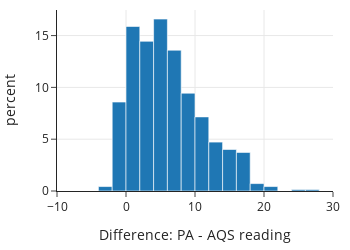

Write notebook code for a chart like this one.
### Code cell
fig = px.histogram(diffs, histnorm='percent', 
                   width=350, height=250)

fig.update_xaxes(range=[-10,30], title="Difference: PA - AQS reading")
fig.update_traces(xbins=dict(
        start=-10.0, end=30.0, size=2)
                 )
fig.update_layout(showlegend=False)
fig.show()

### Figure 1 — Plotly figure (JSON) as saved in the notebook; plotly's stock layout.template omitted (floating-point values rounded to 4 significant figures; data arrays with more than 128 entries replaced by an {"elided": "..."} marker saying what was removed)
{"data": [{"alignmentgroup": "True", "bingroup": "x", "histnorm": "percent", "hovertemplate": "variable=0<br>value=%{x}<br>percent=%{y}<extra></extra>", "legendgroup": "0", "marker": {"color": "#1F77B4", "pattern": {"shape": ""}}, "name": "0", "offsetgroup": "0", "orientation": "v", "showlegend": true, "type": "histogram", "x": {"elided": "699 float values"}, "xaxis": "x", "xbins": {"end": 30, "size": 2, "start": -10}, "yaxis": "y"}], "layout": {"barmode": "relative", "height": 250, "legend": {"title": {"text": "variable"}, "tracegroupgap": 0}, "showlegend": false, "width": 350, "xaxis": {"anchor": "y", "domain": [0, 1], "range": [-10, 30], "title": {"text": "Difference: PA - AQS reading"}, "type": "linear"}, "yaxis": {"anchor": "x", "autorange": true, "domain": [0, 1], "range": [0, 17.47], "title": {"text": "percent"}}}}
